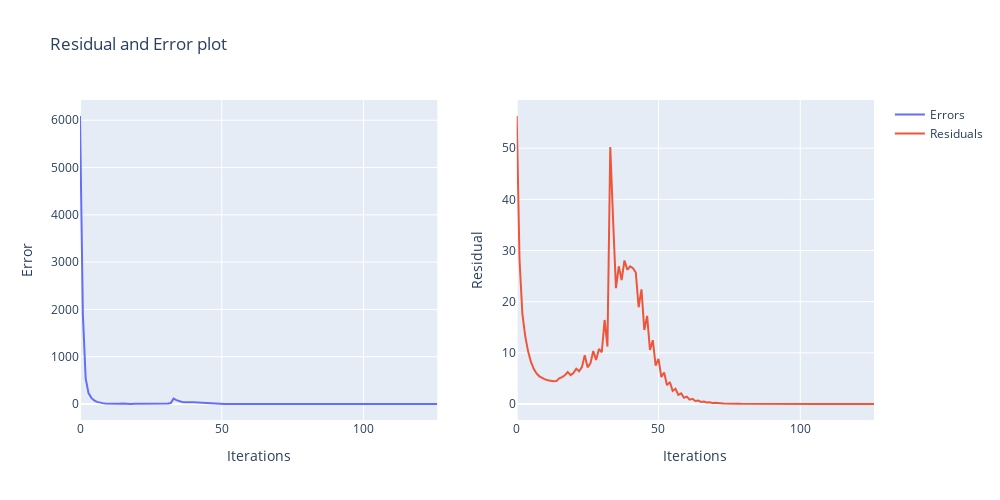

Notebook code cell kept with this figure:
### Markdown cell above
### Original BFGS

### Code cell
test_bfgs(SM_1, SV_1, method='O', verbose=False)
